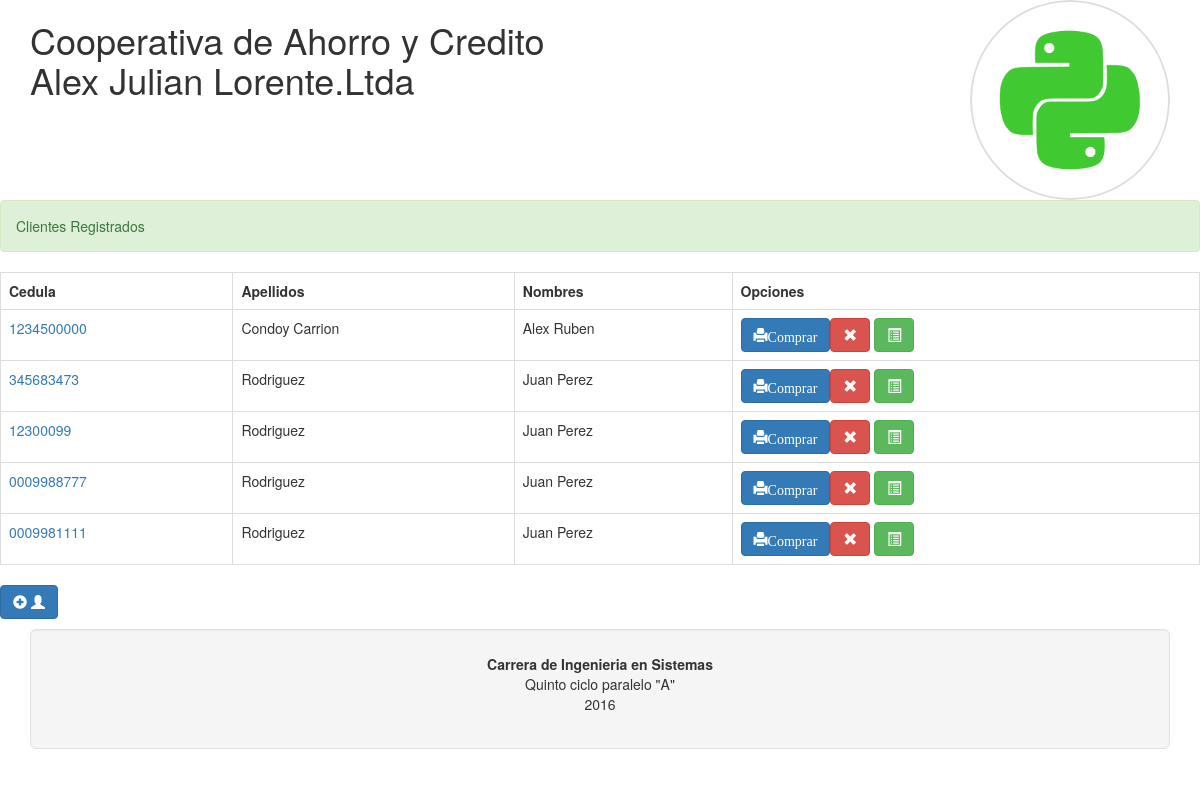
The page /caja/ (signed in) on the database as committed earlier.
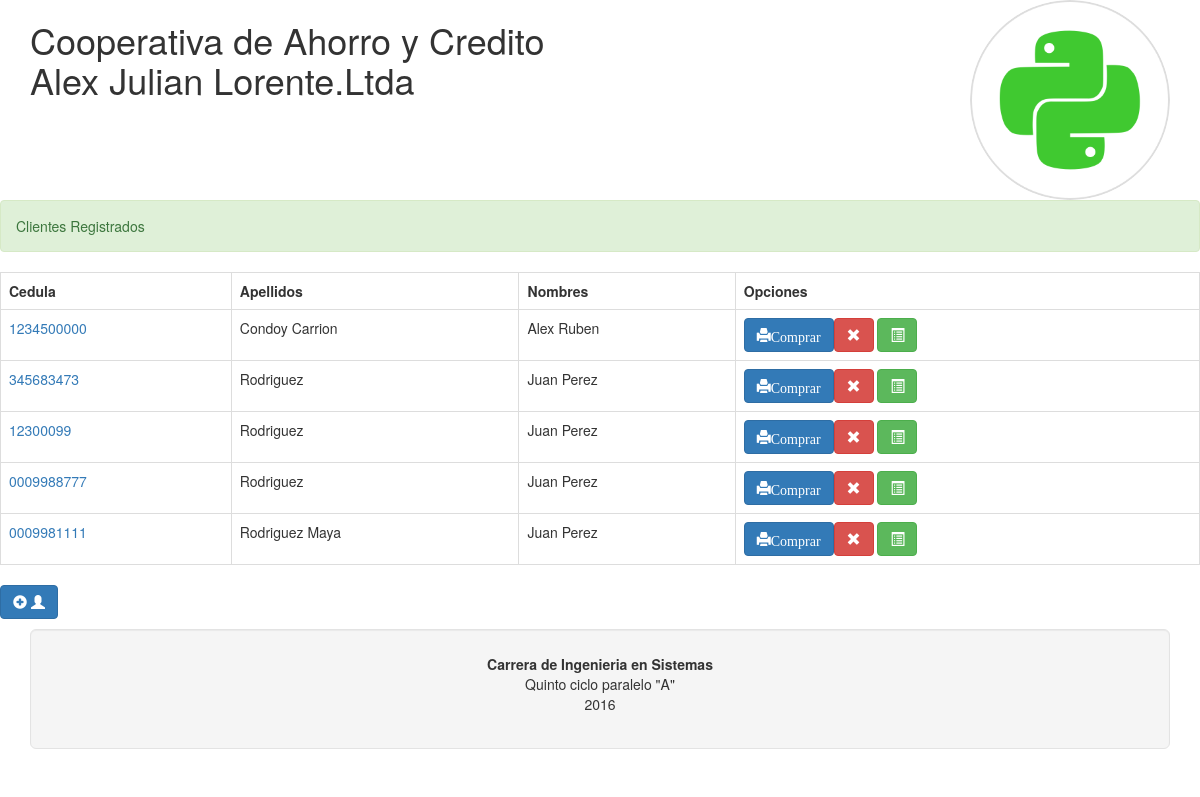
The same page on the database as committed later.
### caja/models.py (models this page shows, shortened)
class Cliente(models.Model):
	listaGenero= (('f','femenino'),('m','masculino'))
	listaEstado=(('soltero','soltero'),('casado','casado'),('divorciado','divorciado'),('viudo','viudo'))
	idCA=models.ForeignKey(CajaAhorros,on_delete=models.CASCADE,default="")
	nombres=models.CharField(max_length=30)
	apellidos=models.CharField(max_length=30)
	cedula=models.CharField(max_length=10, unique=True)
	correo=models.EmailField(max_length=30,blank=True,null=True)
	telefono=models.CharField(max_length=15,blank=True,null=True)
	celular=models.CharField(max_length=15,blank=True,null=True)
	direccion=models.TextField(max_length=100, default="direccion")
	sexo=models.CharField(max_length=10, choices=listaGenero)
	estadoCivil= models.CharField(max_length=10, choices=listaEstado)
	fechaNacimiento = models.DateField(blank=True, null=True)

### caja/views.py (the view)
@login_required(login_url="/inicio")
def listar(request):
	clientes = Cliente.objects.all()
	context={
		'clientes':clientes,
	}
	return render(request,"listar.html",context)

### template/listar.html (shortened to what this page needs)
{% extends 'master.html' %}
{% block contenido %}
				{% if clientes %}
					<div class='alert alert-success'>Clientes Registrados</div>
					<table class="table table-bordered table-hover">
					<tr>
						<th>Cedula</th>
						<th>Apellidos</th>
						<th>Nombres</th>
						<th>Opciones</th>
					</tr>
					{% for c in clientes %}
					<tr>
						<td> <a href="modificar?cedula={{c.cedula}}">{{c.cedula}}</a> </td>
						<td>{{c.apellidos}}</td>
						<td>{{c.nombres}}</td>
						<td><a href="imprimir?cedula={{c.cedula}}" class="btn btn-primary"><span class="glyphicon glyphicon-print" aria-hidden="true">Comprar</span></a><a href="eliminar?cedula={{c.cedula}}" class="btn btn-danger"><span class="glyphicon glyphicon-remove" aria-hidden="true"></span></a>
						<a href="cuentas?cedula={{c.cedula}}" class="btn btn-success"> <span class="glyphicon glyphicon-list-alt" aria-hidden="true"></span></a></td>
					</tr>
					{% endfor %}
					</table>
				{%else%}
					<div class="alert alert-success">
						<p><strong>No hay clientes registrado</strong></p>
					</div>
				{%endif%}
				<button onClick="location.href = 'crear'" type="button" class="btn btn-primary" aria-label="Left Align">
				  <span class="glyphicon glyphicon-plus-sign" aria-hidden="true"></span>
				  <span class="glyphicon glyphicon-user" aria-hidden="true"></span>
				</button>
{% endblock contenido %}

Rows that differ between the two databases and show on the page:
changed Cliente: apellidos "Rodriguez" → "Rodriguez Maya"
